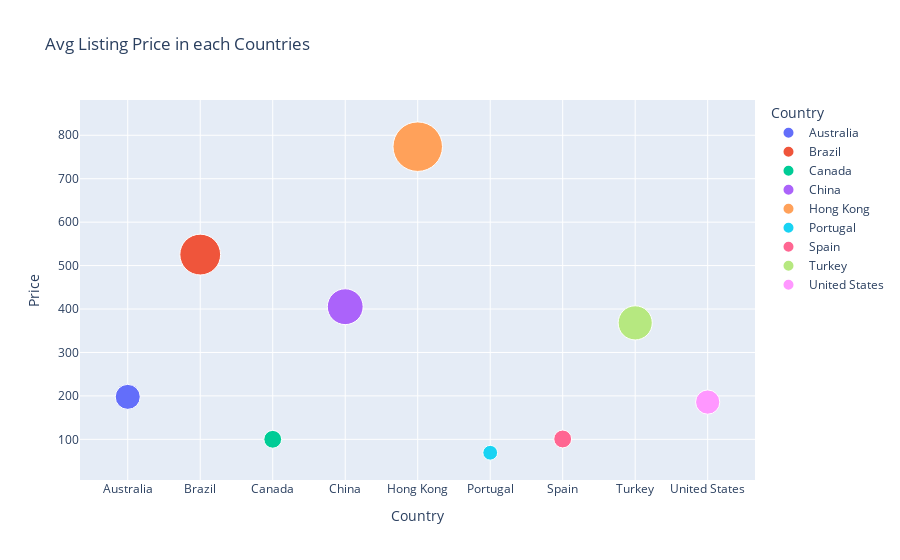

Notebook code for this chart:
### Code cell
fig = px.scatter(data_frame=country_data,
           x='Country',y='Price',
           color='Country',
           size='Price',
           opacity=1,
           size_max=35,
           title='Avg Listing Price in each Countries')
fig.show()

### Figure 1 — Plotly figure (JSON) as saved in the notebook; plotly's stock layout.template omitted (floating-point values rounded to 4 significant figures)
{"data": [{"hovertemplate": "Country=%{x}<br>Price=%{marker.size}<extra></extra>", "legendgroup": "Australia", "marker": {"color": "#636efa", "opacity": 1, "size": [197.8], "sizemode": "area", "sizeref": 0.6317, "symbol": "circle"}, "mode": "markers", "name": "Australia", "orientation": "v", "showlegend": true, "type": "scatter", "x": ["Australia"], "xaxis": "x", "y": [197.8], "yaxis": "y"}, {"hovertemplate": "Country=%{x}<br>Price=%{marker.size}<extra></extra>", "legendgroup": "Brazil", "marker": {"color": "#EF553B", "opacity": 1, "size": [525.3], "sizemode": "area", "sizeref": 0.6317, "symbol": "circle"}, "mode": "markers", "name": "Brazil", "orientation": "v", "showlegend": true, "type": "scatter", "x": ["Brazil"], "xaxis": "x", "y": [525.3], "yaxis": "y"}, {"hovertemplate": "Country=%{x}<br>Price=%{marker.size}<extra></extra>", "legendgroup": "Canada", "marker": {"color": "#00cc96", "opacity": 1, "size": [100.1], "sizemode": "area", "sizeref": 0.6317, "symbol": "circle"}, "mode": "markers", "name": "Canada", "orientation": "v", "showlegend": true, "type": "scatter", "x": ["Canada"], "xaxis": "x", "y": [100.1], "yaxis": "y"}, {"hovertemplate": "Country=%{x}<br>Price=%{marker.size}<extra></extra>", "legendgroup": "China", "marker": {"color": "#ab63fa", "opacity": 1, "size": [405.4], "sizemode": "area", "sizeref": 0.6317, "symbol": "circle"}, "mode": "markers", "name": "China", "orientation": "v", "showlegend": true, "type": "scatter", "x": ["China"], "xaxis": "x", "y": [405.4], "yaxis": "y"}, {"hovertemplate": "Country=%{x}<br>Price=%{marker.size}<extra></extra>", "legendgroup": "Hong Kong", "marker": {"color": "#FFA15A", "opacity": 1, "size": [773.8], "sizemode": "area", "sizeref": 0.6317, "symbol": "circle"}, "mode": "markers", "name": "Hong Kong", "orientation": "v", "showlegend": true, "type": "scatter", "x": ["Hong Kong"], "xaxis": "x", "y": [773.8], "yaxis": "y"}, {"hovertemplate": "Country=%{x}<br>Price=%{marker.size}<extra></extra>", "legendgroup": "Portugal", "marker": {"color": "#19d3f3", "opacity": 1, "size": [69.18], "sizemode": "area", "sizeref": 0.6317, "symbol": "circle"}, "mode": "markers", "name": "Portugal", "orientation": "v", "showlegend": true, "type": "scatter", "x": ["Portugal"], "xaxis": "x", "y": [69.18], "yaxis": "y"}, {"hovertemplate": "Country=%{x}<br>Price=%{marker.size}<extra></extra>", "legendgroup": "Spain", "marker": {"color": "#FF6692", "opacity": 1, "size": [100.8], "sizemode": "area", "sizeref": 0.6317, "symbol": "circle"}, "mode": "markers", "name": "Spain", "orientation": "v", "showlegend": true, "type": "scatter", "x": ["Spain"], "xaxis": "x", "y": [100.8], "yaxis": "y"}, {"hovertemplate": "Country=%{x}<br>Price=%{marker.size}<extra></extra>", "legendgroup": "Turkey", "marker": {"color": "#B6E880", "opacity": 1, "size": [368.1], "sizemode": "area", "sizeref": 0.6317, "symbol": "circle"}, "mode": "markers", "name": "Turkey", "orientation": "v", "showlegend": true, "type": "scatter", "x": ["Turkey"], "xaxis": "x", "y": [368.1], "yaxis": "y"}, {"hovertemplate": "Country=%{x}<br>Price=%{marker.size}<extra></extra>", "legendgroup": "United States", "marker": {"color": "#FF97FF", "opacity": 1, "size": [185.8], "sizemode": "area", "sizeref": 0.6317, "symbol": "circle"}, "mode": "markers", "name": "United States", "orientation": "v", "showlegend": true, "type": "scatter", "x": ["United States"], "xaxis": "x", "y": [185.8], "yaxis": "y"}], "layout": {"legend": {"itemsizing": "constant", "title": {"text": "Country"}, "tracegroupgap": 0}, "title": {"text": "Avg Listing Price in each Countries"}, "xaxis": {"anchor": "y", "categoryarray": ["Australia", "Brazil", "Canada", "China", "Hong Kong", "Portugal", "Spain", "Turkey", "United States"], "categoryorder": "array", "domain": [0, 1], "title": {"text": "Country"}}, "yaxis": {"anchor": "x", "domain": [0, 1], "title": {"text": "Price"}}}}
